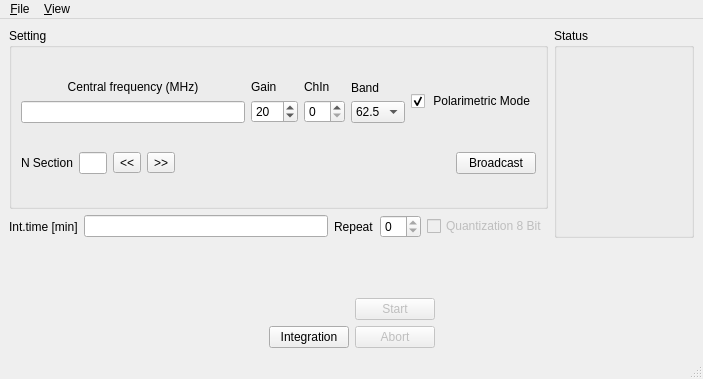
<ui version="4.0" >
 <class>ClientClass</class>
 <widget class="QMainWindow" name="ClientClass" >
  <property name="geometry" >
   <rect>
    <x>0</x>
    <y>0</y>
    <width>703</width>
    <height>379</height>
   </rect>
  </property>
  <property name="windowTitle" >
   <string>Xarcos Client</string>
  </property>
  <widget class="QWidget" name="centralwidget" >
   <layout class="QGridLayout" >
    <property name="margin" >
     <number>9</number>
    </property>
    <property name="spacing" >
     <number>6</number>
    </property>
    <item row="1" column="0" >
     <spacer>
      <property name="orientation" >
       <enum>Qt::Vertical</enum>
      </property>
      <property name="sizeHint" >
       <size>
        <width>20</width>
        <height>40</height>
       </size>
      </property>
     </spacer>
    </item>
    <item row="0" column="0" >
     <layout class="QHBoxLayout" >
      <property name="margin" >
       <number>0</number>
      </property>
      <property name="spacing" >
       <number>6</number>
      </property>
      <item>
       <layout class="QVBoxLayout" >
        <property name="margin" >
         <number>0</number>
        </property>
        <property name="spacing" >
         <number>6</number>
        </property>
        <item>
         <widget class="QGroupBox" name="groupBoxSetting" >
          <property name="title" >
           <string>Setting</string>
          </property>
          <layout class="QGridLayout" >
           <property name="margin" >
            <number>9</number>
           </property>
           <property name="spacing" >
            <number>6</number>
           </property>
           <item row="0" column="0" >
            <layout class="QHBoxLayout" >
             <property name="margin" >
              <number>0</number>
             </property>
             <property name="spacing" >
              <number>6</number>
             </property>
             <item>
              <layout class="QVBoxLayout" >
               <property name="margin" >
                <number>0</number>
               </property>
               <property name="spacing" >
                <number>6</number>
               </property>
               <item>
                <widget class="QLabel" name="label" >
                 <property name="text" >
                  <string>&lt;!DOCTYPE HTML PUBLIC "-//W3C//DTD HTML 4.0//EN" "http://www.w3.org/TR/REC-html40/strict.dtd">
&lt;html>&lt;head>&lt;meta name="qrichtext" content="1" />&lt;style type="text/css">
p, li { white-space: pre-wrap; }
&lt;/style>&lt;/head>&lt;body style=" font-family:'Sans Serif'; font-size:9pt; font-weight:400; font-style:normal;">
&lt;p align="center" style=" margin-top:0px; margin-bottom:0px; margin-left:0px; margin-right:0px; -qt-block-indent:0; text-indent:0px;">Central frequency (MHz)&lt;/p>&lt;/body>&lt;/html></string>
                 </property>
                </widget>
               </item>
               <item>
                <widget class="QLineEdit" name="freqLine" />
               </item>
              </layout>
             </item>
             <item>
              <layout class="QVBoxLayout" >
               <property name="margin" >
                <number>0</number>
               </property>
               <property name="spacing" >
                <number>6</number>
               </property>
               <item>
                <widget class="QLabel" name="label_2" >
                 <property name="text" >
                  <string>&lt;!DOCTYPE HTML PUBLIC "-//W3C//DTD HTML 4.0//EN" "http://www.w3.org/TR/REC-html40/strict.dtd">
&lt;html>&lt;head>&lt;meta name="qrichtext" content="1" />&lt;style type="text/css">
p, li { white-space: pre-wrap; }
&lt;/style>&lt;/head>&lt;body style=" font-family:'Sans Serif'; font-size:10pt; font-weight:400; font-style:normal;">
&lt;p style=" margin-top:0px; margin-bottom:0px; margin-left:0px; margin-right:0px; -qt-block-indent:0; text-indent:0px; font-size:9pt;">Gain&lt;/p>&lt;/body>&lt;/html></string>
                 </property>
                </widget>
               </item>
               <item>
                <widget class="QSpinBox" name="gainBox" >
                 <property name="maximum" >
                  <number>255</number>
                 </property>
                 <property name="value" >
                  <number>20</number>
                 </property>
                </widget>
               </item>
              </layout>
             </item>
             <item>
              <layout class="QVBoxLayout" >
               <property name="margin" >
                <number>0</number>
               </property>
               <property name="spacing" >
                <number>6</number>
               </property>
               <item>
                <widget class="QLabel" name="label_3" >
                 <property name="text" >
                  <string>&lt;!DOCTYPE HTML PUBLIC "-//W3C//DTD HTML 4.0//EN" "http://www.w3.org/TR/REC-html40/strict.dtd">
&lt;html>&lt;head>&lt;meta name="qrichtext" content="1" />&lt;style type="text/css">
p, li { white-space: pre-wrap; }
&lt;/style>&lt;/head>&lt;body style=" font-family:'Sans Serif'; font-size:10pt; font-weight:400; font-style:normal;">
&lt;p style=" margin-top:0px; margin-bottom:0px; margin-left:0px; margin-right:0px; -qt-block-indent:0; text-indent:0px; font-size:9pt;">ChIn&lt;/p>&lt;/body>&lt;/html></string>
                 </property>
                </widget>
               </item>
               <item>
                <widget class="QSpinBox" name="ChInBox" >
                 <property name="maximum" >
                  <number>15</number>
                 </property>
                </widget>
               </item>
              </layout>
             </item>
             <item>
              <layout class="QVBoxLayout" >
               <property name="margin" >
                <number>0</number>
               </property>
               <property name="spacing" >
                <number>6</number>
               </property>
               <item>
                <widget class="QLabel" name="label_6" >
                 <property name="text" >
                  <string>Band</string>
                 </property>
                </widget>
               </item>
               <item>
                <widget class="QComboBox" name="bandBox" >
                 <property name="currentIndex" >
                  <number>1</number>
                 </property>
                 <item>
                  <property name="text" >
                   <string>125.</string>
                  </property>
                 </item>
                 <item>
                  <property name="text" >
                   <string>62.5</string>
                  </property>
                 </item>
                 <item>
                  <property name="text" >
                   <string>31.2</string>
                  </property>
                 </item>
                 <item>
                  <property name="text" >
                   <string>15.6</string>
                  </property>
                 </item>
                 <item>
                  <property name="text" >
                   <string>7.81</string>
                  </property>
                 </item>
                 <item>
                  <property name="text" >
                   <string>3.91</string>
                  </property>
                 </item>
                 <item>
                  <property name="text" >
                   <string>1.95</string>
                  </property>
                 </item>
                 <item>
                  <property name="text" >
                   <string>.976</string>
                  </property>
                 </item>
                 <item>
                  <property name="text" >
                   <string>.488</string>
                  </property>
                 </item>
                 <item>
                  <property name="text" >
                   <string>0</string>
                  </property>
                 </item>
                </widget>
               </item>
              </layout>
             </item>
             <item>
              <layout class="QVBoxLayout" >
               <property name="margin" >
                <number>0</number>
               </property>
               <property name="spacing" >
                <number>6</number>
               </property>
               <item>
                <widget class="QCheckBox" name="ModoPol" >
                 <property name="text" >
                  <string> Polarimetric Mode</string>
                 </property>
                 <property name="checked" >
                  <bool>true</bool>
                 </property>
                </widget>
               </item>
              </layout>
             </item>
            </layout>
           </item>
           <item row="1" column="0" >
            <layout class="QHBoxLayout" >
             <property name="margin" >
              <number>0</number>
             </property>
             <property name="spacing" >
              <number>6</number>
             </property>
             <item>
              <widget class="QLabel" name="label_7" >
               <property name="text" >
                <string>N Section</string>
               </property>
              </widget>
             </item>
             <item>
              <widget class="QLineEdit" name="SezioneCorrente" >
               <property name="maximumSize" >
                <size>
                 <width>31</width>
                 <height>16777215</height>
                </size>
               </property>
               <property name="readOnly" >
                <bool>true</bool>
               </property>
              </widget>
             </item>
             <item>
              <widget class="QToolButton" name="pushButtonPrec" >
               <property name="text" >
                <string>&lt;&lt;</string>
               </property>
              </widget>
             </item>
             <item>
              <widget class="QToolButton" name="pushButtonSucc" >
               <property name="text" >
                <string>>></string>
               </property>
              </widget>
             </item>
             <item>
              <spacer>
               <property name="orientation" >
                <enum>Qt::Horizontal</enum>
               </property>
               <property name="sizeHint" >
                <size>
                 <width>278</width>
                 <height>20</height>
                </size>
               </property>
              </spacer>
             </item>
             <item>
              <widget class="QPushButton" name="pushButtonBroad" >
               <property name="text" >
                <string>Broadcast</string>
               </property>
              </widget>
             </item>
            </layout>
           </item>
          </layout>
         </widget>
        </item>
        <item>
         <layout class="QHBoxLayout" >
          <property name="margin" >
           <number>0</number>
          </property>
          <property name="spacing" >
           <number>6</number>
          </property>
          <item>
           <widget class="QLabel" name="label_9" >
            <property name="text" >
             <string>Int.time [min]</string>
            </property>
           </widget>
          </item>
          <item>
           <widget class="QLineEdit" name="intTimeLine" />
          </item>
          <item>
           <widget class="QLabel" name="label_10" >
            <property name="text" >
             <string>Repeat</string>
            </property>
           </widget>
          </item>
          <item>
           <widget class="QSpinBox" name="repeatBox" >
            <property name="readOnly" >
             <bool>true</bool>
            </property>
           </widget>
          </item>
          <item>
           <widget class="QCheckBox" name="Modo8Bit" >
            <property name="enabled" >
             <bool>false</bool>
            </property>
            <property name="text" >
             <string>Quantization 8 Bit</string>
            </property>
            <property name="checkable" >
             <bool>false</bool>
            </property>
            <property name="checked" >
             <bool>false</bool>
            </property>
           </widget>
          </item>
         </layout>
        </item>
        <item>
         <layout class="QHBoxLayout" >
          <property name="margin" >
           <number>0</number>
          </property>
          <property name="spacing" >
           <number>6</number>
          </property>
         </layout>
        </item>
       </layout>
      </item>
      <item>
       <widget class="QGroupBox" name="groupBoxStatus" >
        <property name="minimumSize" >
         <size>
          <width>140</width>
          <height>210</height>
         </size>
        </property>
        <property name="title" >
         <string>Status</string>
        </property>
        <layout class="QGridLayout" >
         <property name="margin" >
          <number>9</number>
         </property>
         <property name="spacing" >
          <number>6</number>
         </property>
         <item row="6" column="0" >
          <widget class="QWidget" native="1" name="Busy" />
         </item>
         <item row="5" column="0" >
          <widget class="QWidget" native="1" name="Abort" />
         </item>
         <item row="4" column="0" >
          <widget class="QWidget" native="1" name="Active" />
         </item>
         <item row="3" column="0" >
          <widget class="QWidget" native="1" name="Setting" />
         </item>
         <item row="2" column="0" >
          <widget class="QWidget" native="1" name="Overflow" />
         </item>
         <item row="1" column="0" >
          <widget class="QWidget" native="1" name="Data" />
         </item>
         <item row="0" column="0" >
          <widget class="QWidget" native="1" name="HW" />
         </item>
        </layout>
       </widget>
      </item>
     </layout>
    </item>
    <item row="2" column="0" >
     <layout class="QHBoxLayout" >
      <property name="margin" >
       <number>0</number>
      </property>
      <property name="spacing" >
       <number>6</number>
      </property>
      <item>
       <spacer>
        <property name="orientation" >
         <enum>Qt::Horizontal</enum>
        </property>
        <property name="sizeHint" >
         <size>
          <width>40</width>
          <height>20</height>
         </size>
        </property>
       </spacer>
      </item>
      <item>
       <layout class="QGridLayout" >
        <property name="margin" >
         <number>0</number>
        </property>
        <property name="spacing" >
         <number>6</number>
        </property>
        <item row="1" column="0" >
         <widget class="QPushButton" name="pushButtonInt" >
          <property name="text" >
           <string>Integration</string>
          </property>
         </widget>
        </item>
        <item row="1" column="1" >
         <widget class="QPushButton" name="pushButtonAbort" >
          <property name="enabled" >
           <bool>false</bool>
          </property>
          <property name="text" >
           <string>Abort</string>
          </property>
         </widget>
        </item>
        <item row="0" column="1" >
         <widget class="QPushButton" name="pushButtonStart" >
          <property name="enabled" >
           <bool>false</bool>
          </property>
          <property name="text" >
           <string>Start</string>
          </property>
         </widget>
        </item>
       </layout>
      </item>
      <item>
       <spacer>
        <property name="orientation" >
         <enum>Qt::Horizontal</enum>
        </property>
        <property name="sizeHint" >
         <size>
          <width>40</width>
          <height>20</height>
         </size>
        </property>
       </spacer>
      </item>
     </layout>
    </item>
   </layout>
  </widget>
  <widget class="QMenuBar" name="menubar" >
   <property name="geometry" >
    <rect>
     <x>0</x>
     <y>0</y>
     <width>703</width>
     <height>25</height>
    </rect>
   </property>
   <widget class="QMenu" name="menu_View" >
    <property name="title" >
     <string>&amp;View</string>
    </property>
    <addaction name="actionXPlot" />
   </widget>
   <widget class="QMenu" name="menu_File" >
    <property name="title" >
     <string>&amp;File</string>
    </property>
    <addaction name="action_Exit" />
   </widget>
   <addaction name="menu_File" />
   <addaction name="menu_View" />
  </widget>
  <widget class="QStatusBar" name="statusbar" />
  <action name="action_Exit" >
   <property name="text" >
    <string>E&amp;xit</string>
   </property>
  </action>
  <action name="actionXPlot" >
   <property name="text" >
    <string>X&amp;Plot</string>
   </property>
  </action>
 </widget>
 <resources/>
 <connections/>
</ui>
